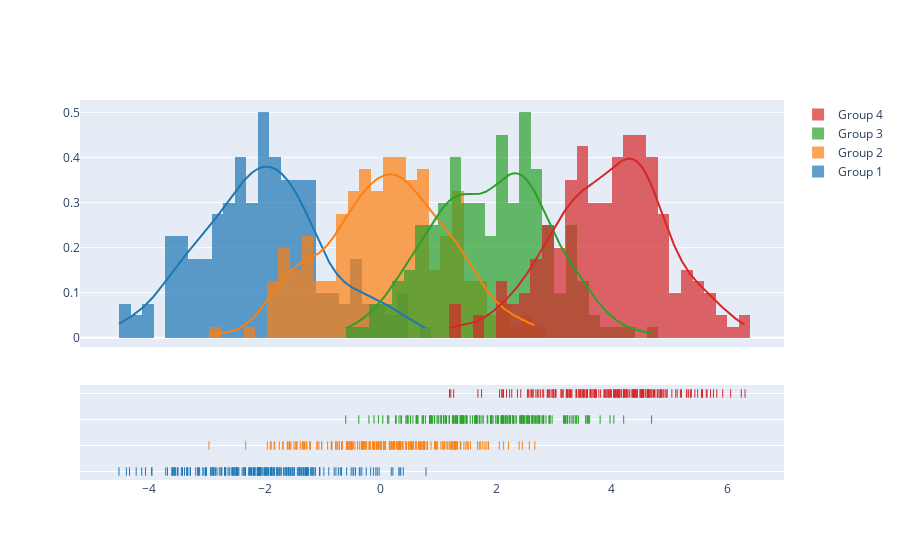

The cell this chart's notebook holds for it:
### Code cell
import plotly.figure_factory as ff

# Add histogram data
x1 = np.random.randn(200) - 2
x2 = np.random.randn(200)
x3 = np.random.randn(200) + 2
x4 = np.random.randn(200) + 4

# Group data together
hist_data = [x1, x2, x3, x4]

group_labels = ['Group 1', 'Group 2', 'Group 3', 'Group 4']

# Create distplot with custom bin_size
fig = ff.create_distplot(hist_data, group_labels, bin_size=.2)
fig.show()

### Figure 1 — Plotly figure (JSON) as saved in the notebook; plotly's stock layout.template omitted (floating-point values rounded to 4 significant figures; data arrays with more than 128 entries replaced by an {"elided": "..."} marker saying what was removed)
{"data": [{"autobinx": false, "histnorm": "probability density", "legendgroup": "Group 1", "marker": {"color": "rgb(31, 119, 180)"}, "name": "Group 1", "opacity": 0.7, "type": "histogram", "x": {"elided": "200 float values"}, "xaxis": "x", "xbins": {"end": 0.7878, "size": 0.2, "start": -4.519}, "yaxis": "y"}, {"autobinx": false, "histnorm": "probability density", "legendgroup": "Group 2", "marker": {"color": "rgb(255, 127, 14)"}, "name": "Group 2", "opacity": 0.7, "type": "histogram", "x": {"elided": "200 float values"}, "xaxis": "x", "xbins": {"end": 2.668, "size": 0.2, "start": -2.964}, "yaxis": "y"}, {"autobinx": false, "histnorm": "probability density", "legendgroup": "Group 3", "marker": {"color": "rgb(44, 160, 44)"}, "name": "Group 3", "opacity": 0.7, "type": "histogram", "x": {"elided": "200 float values"}, "xaxis": "x", "xbins": {"end": 4.685, "size": 0.2, "start": -0.5996}, "yaxis": "y"}, {"autobinx": false, "histnorm": "probability density", "legendgroup": "Group 4", "marker": {"color": "rgb(214, 39, 40)"}, "name": "Group 4", "opacity": 0.7, "type": "histogram", "x": {"elided": "200 float values"}, "xaxis": "x", "xbins": {"end": 6.301, "size": 0.2, "start": 1.193}, "yaxis": "y"}, {"legendgroup": "Group 1", "marker": {"color": "rgb(31, 119, 180)"}, "mode": "lines", "name": "Group 1", "showlegend": false, "type": "scatter", "x": {"elided": "500 float values"}, "xaxis": "x", "y": {"elided": "500 float values"}, "yaxis": "y"}, {"legendgroup": "Group 2", "marker": {"color": "rgb(255, 127, 14)"}, "mode": "lines", "name": "Group 2", "showlegend": false, "type": "scatter", "x": {"elided": "500 float values"}, "xaxis": "x", "y": {"elided": "500 float values"}, "yaxis": "y"}, {"legendgroup": "Group 3", "marker": {"color": "rgb(44, 160, 44)"}, "mode": "lines", "name": "Group 3", "showlegend": false, "type": "scatter", "x": {"elided": "500 float values"}, "xaxis": "x", "y": {"elided": "500 float values"}, "yaxis": "y"}, {"legendgroup": "Group 4", "marker": {"color": "rgb(214, 39, 40)"}, "mode": "lines", "name": "Group 4", "showlegend": false, "type": "scatter", "x": {"elided": "500 float values"}, "xaxis": "x", "y": {"elided": "500 float values"}, "yaxis": "y"}, {"legendgroup": "Group 1", "marker": {"color": "rgb(31, 119, 180)", "symbol": "line-ns-open"}, "mode": "markers", "name": "Group 1", "showlegend": false, "type": "scatter", "x": {"elided": "200 float values"}, "xaxis": "x", "y": {"elided": "200 str values"}, "yaxis": "y2"}, {"legendgroup": "Group 2", "marker": {"color": "rgb(255, 127, 14)", "symbol": "line-ns-open"}, "mode": "markers", "name": "Group 2", "showlegend": false, "type": "scatter", "x": {"elided": "200 float values"}, "xaxis": "x", "y": {"elided": "200 str values"}, "yaxis": "y2"}, {"legendgroup": "Group 3", "marker": {"color": "rgb(44, 160, 44)", "symbol": "line-ns-open"}, "mode": "markers", "name": "Group 3", "showlegend": false, "type": "scatter", "x": {"elided": "200 float values"}, "xaxis": "x", "y": {"elided": "200 str values"}, "yaxis": "y2"}, {"legendgroup": "Group 4", "marker": {"color": "rgb(214, 39, 40)", "symbol": "line-ns-open"}, "mode": "markers", "name": "Group 4", "showlegend": false, "type": "scatter", "x": {"elided": "200 float values"}, "xaxis": "x", "y": {"elided": "200 str values"}, "yaxis": "y2"}], "layout": {"barmode": "overlay", "hovermode": "closest", "legend": {"traceorder": "reversed"}, "xaxis": {"anchor": "y2", "domain": [0.0, 1.0], "zeroline": false}, "yaxis": {"anchor": "free", "domain": [0.35, 1], "position": 0.0}, "yaxis2": {"anchor": "x", "domain": [0, 0.25], "dtick": 1, "showticklabels": false}}}
